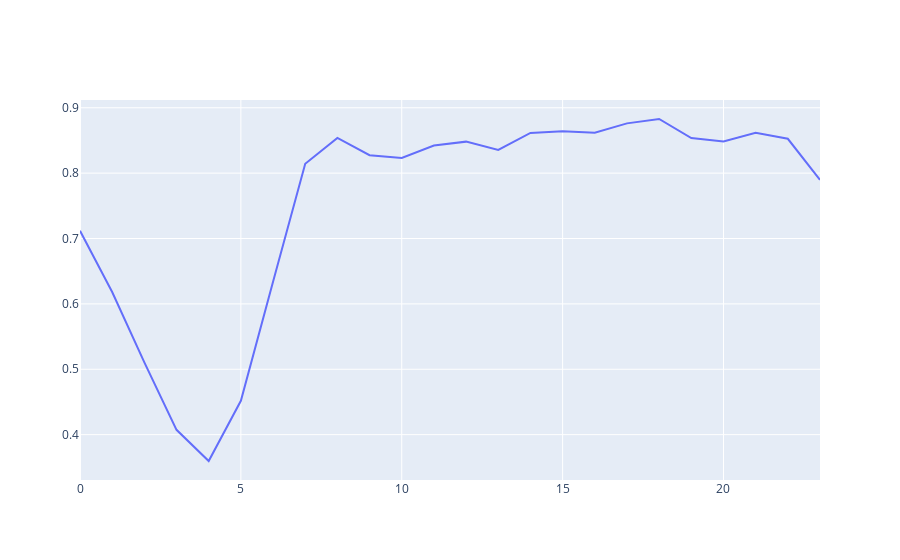

The cell this chart's notebook holds for it:
### Code cell
import plotly.graph_objects as go
line1 = go.Scatter(x=c.index,y=c['c'],name="source")
line2 = go.Scatter(x=c.index,y=res['res'],name="dis")
fig = go.Figure([line2])
fig.show()

### Figure 1 — Plotly figure (JSON) as saved in the notebook; plotly's stock layout.template omitted (floating-point values rounded to 4 significant figures)
{"data": [{"name": "dis", "type": "scatter", "x": [0, 1, 2, 3, 4, 5, 6, 7, 8, 9, 10, 11, 12, 13, 14, 15, 16, 17, 18, 19, 20, 21, 22, 23], "y": [0.7119, 0.6181, 0.5105, 0.4074, 0.3597, 0.4518, 0.6337, 0.8142, 0.8538, 0.8275, 0.8231, 0.8422, 0.8482, 0.8355, 0.8615, 0.864, 0.8617, 0.8761, 0.8828, 0.8537, 0.8484, 0.8617, 0.8526, 0.7898]}], "layout": {"autosize": true, "xaxis": {"autorange": true, "range": [0, 23], "type": "linear"}, "yaxis": {"autorange": true, "range": [0.3306, 0.9119], "type": "linear"}}}
